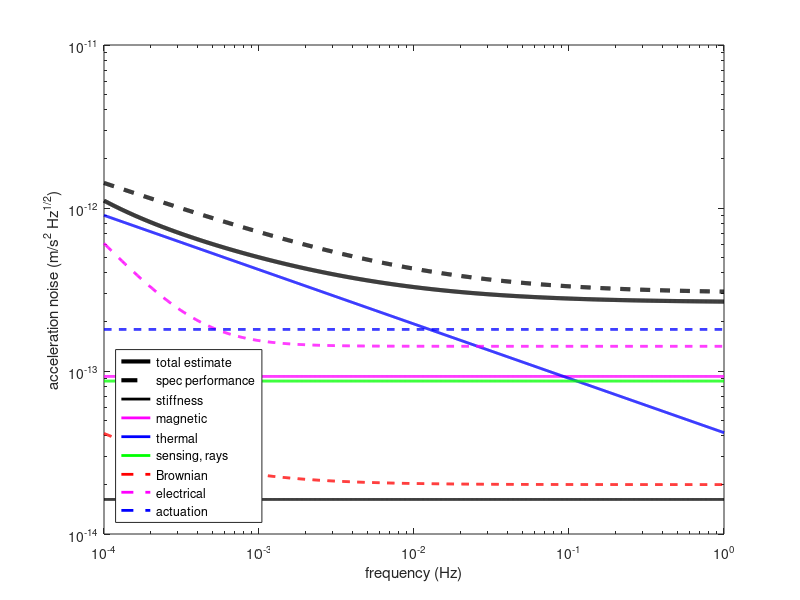

MATLAB code for this plot:
% accelNoise_geo_R0.m
% j.w.conklin
% 2019.08.26
%
% references
% [D] Domenico Gerardi et al 2013
% [A] Astruim LISA Requirement Breakdown, LISA-ASD-TN-5001, 29 Nov 2009
% [S] Schumaker, CQG 2003
% [W] Weber et al, "Gas Damping ...", arXiv and PRL 2009
% [W2] Weber PRL 2012
% [R] R. Dolesi, LISA 9 
% [SMAD] Space mission analysis and design
% [NASA] NASA LISA requirements document

close all
clear all

% constants
e = 1.602177e-19;               % electron charge (C)
mu0 = 1.2566e-6;                % mag vacuum permeability (N/A^2)
sigma = 5.67032e-8;             % Stefan-Boltzmann const. (W/m^2/K^-4)
c = 3e8;                        % speed of light (m/s)
G = 6.7e-11;                    % gravitational constant (m^3/kg/s^2)
GM = 398600e9;                  % std. grav. param. (m^3/s^2)
eps0 = 8.85e-12;                % vacuum permittivity (F/m)
kB = 1.38e-23;                  % boltzmann const. (J/K)
re = 6371e3;                    % Earth's diameter (m)

% frequency band
Nd = 1;
Nf = 1000;
f = logspace(-4, 0, Nf)';
f = f(:, ones(1, Nd));

%%%%%%%%%%%%%%%   BEGIN PARAMETER INPUTS   %%%%%%%%%%%%%%%

% test mass design parameters
s = 0.030;                      % length (m)
d = 0.001;                      % gap (m)
rho = 0.9e4;                    % density (kg/m^3) [BeCu]
% rho = 2.0e4;                    % density (kg/m^3) [AuPt]
dd = 1e-6;                      % variations in gap size (m)
chi0 = 2e-6;                    % susceptibility at f = 0 [BeCu]
% chi0 = 2e-5;                    % susceptibility at f = 0 [AuPt]
dchi = 3e-7;                    % susceptibility, imag. comp.
Mr = 1e-8;                      % TM remnant mag. moment (Am^2) [R,PTB]
% Mr = 4e-8;                    % TM remnant mag. moment (Am^2) [A]
% Mr = 2e-8;                    % TM remnant mag. moment (Am^2) [D]
q = 1e7*e;                      % test mass charge (C) [R]
    % note on charge: GP-B = 0.1 mV/day, C = 5e-9 F -> 5e-13 C/day
sigma0 = 0; %3e6;               % elec. conductance (A/V/m) [BeCu,check]
Io = 0.5e-6;                    % outgassing rate (kg.sec^3) [A]
Thetao = 30000;                 % activation temperature (K) [A]
Chole = 4.3e-3;                 % conduct. of vent. holes (m^3/s) [A]
Chy = 1.33;                     % ratio of conductance (y) [A]
Chz = 1.4;                      % ratio of conductance (z) [1.4]
Vp = 0.1;                       % patch voltage (V) [A]
% patch V fluctuation [W2]
dVp = sqrt( (290e-6.*(1e-4./f)).^2 + (80e-6*ones(size(f))).^2 );

% housing design parameters
alphah = 5e-6;                  % CTE of housing (1/K) [A]
Ch = (s/0.046)^2*(0.004/d)*20.99e-12;% TM-housing capac.(LISA scaled) (F)
Cx = (s/0.046)^2*(0.004/d)*2.31e-12; % TM-x elect. capac.(LISA scaled) (F)
LA = 1e-6;                      % TM-hous. diele. loss. ang. (rad) [A]
Mh = 1;                         % mass of housing (kg)
Vd = 0.1;                       % V diff. across oposite faces (V)
V0g = 0.1;                      % ave. elect. volt. wrt gnd. (V) [S]
Xnr = 5e-9;                     % TM sensing error for D-F control [S]
Va = 0;                         % maximum applied voltage
dVa = 2e-6*ones(size(f));       % relative applied voltage noise (d-less)

% IMS parameters
Pl = 1e-4;                      % laser power on test mass (W) [A]
RIN = 1e-3;                     % laser rel. int. noise (1/Hz^1/2) [A]

% spacecraft parameters
M = 500;                        % mass of SC (kg)
A = 0.5*0.3;                    % area of SC (m^2)
dx = 10e-6;                     % SC jitter (m/Hz^1/2)
Mdis = 1;                       % mass moved by CTE (kg) [S]
xdis = 0.3;                     % dist. to mass moved by CTE (m)[SmallSat]

B = 20*5e-6;                    % SC dc magnetic field (T) [10*A]
dB = 20*100e-9;                 % SC mag fld fluct. (T/Hz^1/2) [10*A]
delB = 20*1e-6;                 % SC dc mag field grad (T/m) [10*A]
ddelB = 20*25e-9;               % SC fld.grad.fluct.(T/m/Hz^1/2)[10*A]
dBac = 20*1.0e-8;               % SC max AC field fluct. (T) [A]

% B = 1.5e-6;                     % SC dc magnetic field (T) [R, req]
% dB = 150e-9;                    % SC mag fld fluct. (T/Hz^1/2) [R, req]
% delB = 5e-6;                    % SC dc mag field grad (T/m) [R, req]
% ddelB = 240e-9;                 % SC fld.grad.fluct.(T/m/Hz^1/2)[R,req]
% dBac = 15e-9;                   % SC max AC field fluct. (T) [R, req]

% B = 0.144e-6;                   % SC dc magnetic field (T) [R, pred]
% dB = 21e-9;                     % SC mag fld fluct. (T/Hz^1/2) [R,pred]
% delB = 11.5e-6;                 % SC dc mag field grad (T/m) [R, pred]
% ddelB = 39e-9;                  % SC fld.grad.fluct.(T/m/Hz^1/2)[Rpred]
% dBac = 0.3e-9;                  % SC max AC field fluct. (T) [R, pred]

delsqB = 10*0.2;                % 2nd of SC mag field (T/m^2) [10*A]
Bac = 10*0.5e-6;                % SC max AC field (T) [10*A]
zeta = 1e-2;                    % SC mag shield factor [D]
a0x = 9e-8;                     % SC dc diff. acceleration (m/s^2) [tors pend x3]
dgth = 1e-8;                    % grav. noise coeff. (m/s^2) [A]
alphadis = 2.4e-5;              % CTE relavant to mvd mass (1/K) [Al]
T = 293;                        % temperature (K) [D]
dTd = 0.005*(1e-3./f).^(1/3);    % temp. diff. fluct. (K/Hz^1/2) 
dTsc = 1*(1e-3./f).^(1/3);      % temp. fluct. of SC (K/Hz^1/2) 
P = 10e-6;                       % pressure inside housing (Pa)
Dt = 10e-6;                     % thruster noise (N) [MIT Mips]

% space environment parameters
Bip = 5e-7;                         % interplanetary mag field (T) [D]
dBip = max(4e-8*(1e-3./f), 4e-8);   % IP mag field fluct. (nT/Hz^1/2) [D]
qdot = 260;                         % charging rate (e/sec) [D]
% qdot = 1000;                        % charging rate (e/sec) [R]
% dq = 5.85e-16*(1e-3./f);            % TM charge fluct.  (C/Hz^1/2) [D]
dq = e/pi*sqrt(qdot/2)./f;          % TM charge fluct.  (C/Hz^1/2) [W]
Ecr = 3.2e-11;                      % energy of cosmic ray, proton (J) [S]
ncr = 30;                           % cosmic ray impact rate (Hz) [S]
mcr = 1.7e-27;                      % mass of cos.ray, proton (kg) [S]
mo = 30;                            % 
vorb = 29.78e3;                     % SC orbit velocity (m/sec) [D]


%%%%%%%%%%%%%%%   END PARAMETER INPUTS   %%%%%%%%%%%%%%%

% derived TM paramters
rho = rho*ones(Nf, 1);              % vectorized density
s = s*ones(Nf, 1);                  % vectorized length
d = d*ones(Nf, 1);                  % vectorized gap
chi0 = chi0*ones(Nf, 1);            % vectorized susceptibility
a = s.^2;                           % vectorized test mass x-area (m^2)
vol = s.^3;                         % test mass volume (m^3)
m = vol.*rho;                       % test mass mass (kg)
sigma0 = sigma0*ones(Nf, 1);        % vectorized elec. conductance
% frequency dependent susceptibility [A]
chi = chi0 - i*(s.^2).*mu0.*sigma0.*pi.*f/12;   % cube

% maximum control acceleration
aMaxControl = 1/2/m(1)*Cx/d(1)*Va^2;

% derived IMS parameters
RIN = RIN*ones(size(f));            % vecotrized RIN

% derived spacecraft parameters
dB = dB*ones(size(f));              % vecotrized mag field fluct.
delB = delB*ones(size(f));          % vectorized dc mag field grad 
ddelB = ddelB*ones(size(f));        % vectorized mag fld. grad. fluct.
delsqB = delsqB*ones(size(f));      % vectorized 2nd of SC mag field
Bac = Bac*ones(size(f));            % vectorized SC max AC field

%%%%%   TM-to-SC stiffness   %%%%%

% gravity gradient stiffness
% kgg = 2*G*Mdis/xdis^3;            % [S]
Kgg = 1e-7;                         % conservative value [A]

% image charges
Ks1 = 1./m./Ch./d.^2.*(Cx./Ch)*q^2; % [S]
% ks1 = 1/m/Ch/d*q^2;               % [A]

% charge x Vpatch
Ks2 = 2./m./d.^2.*(Cx./Ch)*q*Vp;    % [S] = [A]

% applied voltages [S]
Ks3 = Cx./m./d.^2.*(1/6*Vd^2 + (Ch/6/Cx)^2*V0g^2);

% patch fields
% gamma = 6;                                % [S]
% ks4 = gamma*Cx*(Cx/Ch)^2/m/d^2*Vp^2;      % [S]
Ks4 = Cx./m./d.^2*Vp^2;                     % [A]

% magnetic stiffness [A]
Kmag = abs(chi)*3*sqrt(3)./rho/mu0.*delB.^2 ...
    + 3*sqrt(3)./m.*delsqB.*(abs(chi).*vol/mu0*B + Mr);

% total stiffness
K = Kgg + Ks1 + Ks2 + Ks3 + Ks4 + Kmag;

% spacecraft jitter due to thruster noise
dxt = Dt/M./(2*pi*f).^2;                    % (m/Hz^1/2)

% TM acceleration noise due to stiffness
% facotrs of 1.5 applied for cross-coupling and readout noise [A]
A0 = 1.5*(0 + 1.5*Xnr)*K;

%%%%%   magnetic disturbances (m/sec^2/Hz^1/2)   %%%%

% SC magnetic field fluctuations [A]
A1 = sqrt(3)*abs(chi)./rho/mu0.*delB.*dB;

% SC magnetic field grad. fluct. [A]
A1a = sqrt(3)./m.*(Mr + chi0.*vol.*B/mu0).*ddelB;

% acmag noise downconverted [A]
A1b = 5*abs(chi)./s./rho/mu0.*Bac.*dBac;

% interplanetary mag field fluct. SC grad [A]
A2 = zeta*sqrt(3)*abs(chi)./rho/mu0.*delB.*dBip;

% interplanetary mag field x charge fluct. [D]
A3 = zeta*dq./m*vorb*Bip;

% interplanetary mag field fluct. lorentz [A]
A4 = zeta*q./m*vorb.*dBip;

% combined interplanetary magnetic forces (linear sum)
daIPmag = A2 + A3 + A4;

% combined SC magnetic forces (linear sum)
daSCmag = A1 + A1a + A1b;

%%%%%   thermal disturbances   %%%%%

% radiometric [A]
A8 = (a/2)*P/2./m/T.*dTd;

% radiation pressure asymmetry [A]
A9 = 8/3*sigma.*(a/2)*T^3.*dTd./m/c;

% asymmetric outgassing [A]
A9a = s.^2.*a*Io*Thetao./m/T^2/Chole/(1 + 2*(Chy + Chz)).*dTd;

% thermal distortion [A]
A9b = a0x*alphah*dTd;

% self grav. dc force fluct. due to housing CTE [A]
A9c = dgth*alphah*dTd;

% self grav. dc force fluct. due to SC CTE [S]
A10 = 2*G*Mdis./xdis.^2*alphadis.*dTsc;

% combined thermal disturbances (linear sum)
daT = A8 + A9 + A9a + A9b + A9c + A10;

%%%%%   cosmic ray impacts   %%%%%
A5 = sqrt(2*mcr*Ecr*ncr)./m;

%%%%%    laser photons [A]   %%%%
dPl = Pl*sqrt(RIN);
A7 = 2*dPl./m/c;

%%%%%   brownian noise   %%%%%

% residual gas impacts computed as:
betaRatio = (log(46/4)*(4/46)^2) ...
    / (log(s(1)/d(1))*(d(1)/s(1))^2);
A6 = 1.3e-15*ones(size(f(:, 1)))*betaRatio*sqrt(P/1e-6);        % [W]

% dielectric losses [A]
A6a = 2*Ch./m./d.*(Vp + q./Ch).*sqrt(4*T*kB*LA/2/pi./f./Ch);

% magnetic/eddy current damping [A]
A6b = (3/2/pi)^(1/3).*sqrt(kB*T*s.^5.*sigma0/5).*delB...
    ./ m.*ones(size(f));

% mag. impurities/viscosity in ferromag. component [A]
A6c = 2*delB/pi./m.*sqrt(kB*T.*s.^3.*dchi/mu0./f);

%%%%%   electric force noise   %%%%%

% Vpatch x Vpatch fluct
% A11 = 2./m./d.*Cx*Vp.*dVp;              % [S]
A11 = 1./m./d.*Cx*Vd.*dVp;              % [R]

% Vpatch fluct. x TM charge
% A12 = 2./m./d.*Cx./Ch*q.*dVp;           % [S]
A12 = 1./m./d.*Cx./Ch*q.*dVp;           % [R]

% TM charge fluct. x Vpatch
% A13 = 2./m./d.*Cx./Ch*Vp.*dq;           % [S]
A13 = 1./m./d.*Cx./Ch*Vd.*dq;           % [R]

% TM charge fluct. x charge
% A14 = 2./m./d.*Cx./Ch.^2*dd./d*q.*dq;   % [S]
A14 = 1./m./d.*Cx./Ch.^2*q.*dq;   % [S]

% actuation cross-coupling disturbance
% Aact = 18.7e-16*ones(size(f));          % [A]
Aact = a0x*dVa;

% combined total disturbance (m/sec^2/Hz^1/2)
da = sqrt( A0.^2 ...                                % stiffness
    + daIPmag.^2 + daSCmag.^2 ...                   % magnetic
    + daT.^2 ...                                    % thermal
    + A5.^2 + A7.^2 ...                             % other
    + A6.^2 + A6a.^2 + A6b.^2 + A6c.^2 ...          % brownian
    + A11.^2 + A12.^2 + A13.^2 + A14.^2 ...         % electrical
    + Aact.^2 );                                    % actuation

% da LISA requirement (m/sec^2/Hz^1/2)
daGRACE3 = 3e-13*sqrt(1 + (0.010./f).^(2/3));


% plot results
figure
loglog(f, da, 'k', 'linewidth', 3)
hold on
% grid on
loglog(f, daGRACE3, 'k--', 'linewidth', 3)
loglog(f, A0, 'k', 'linewidth', 2)
loglog(f, sqrt(daIPmag.^2 + daSCmag.^2), 'm', 'linewidth', 2)
loglog(f, daT, 'b', 'linewidth', 2)
loglog(f, sqrt(A5.^2 + A7.^2), 'g', 'linewidth', 2)
loglog(f, sqrt(A6.^2 + A6a.^2 + A6b.^2 + A6c.^2), 'r--', 'linewidth', 2)
loglog(f, sqrt(A11.^2 + A12.^2 + A13.^2 + A14.^2), 'm--', 'linewidth', 2)
loglog(f, Aact, 'b--', 'linewidth', 2)
xlabel('frequency (Hz)')
ylabel('acceleration noise (m/s^2 Hz^1^/^2)')
legend('total estimate', 'spec performance', 'stiffness', 'magnetic', ...
    'thermal', 'sensing, rays', 'Brownian', 'electrical', 'actuation', ...
    'Location', 'southwest');
% axis([1e-4 1 1e-16 1e-12])


mEH = (3 + 2*0.1 + 1)^2*1*10.28*6;


